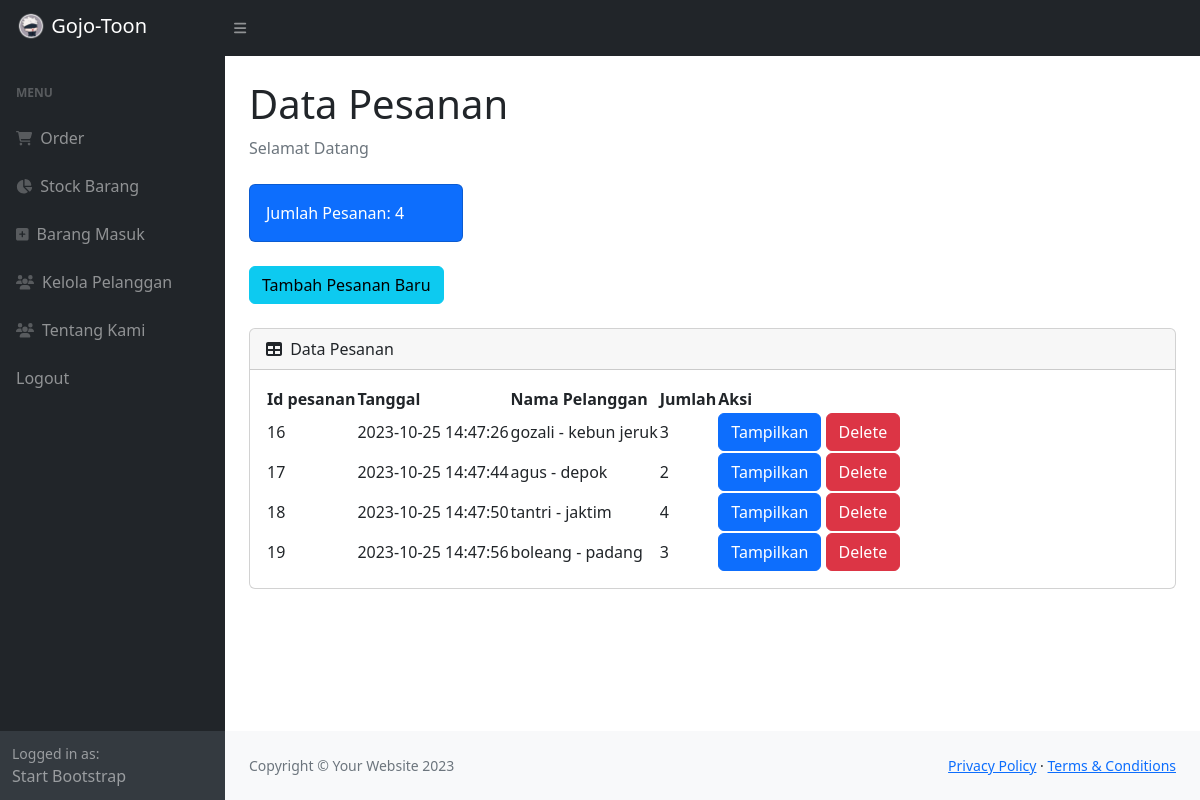
The app's page /index.php (signed in) with its own data.
### tables this page shows
CREATE TABLE `pesanan` (
  `idorder` int(11) NOT NULL,
  `tanggal` timestamp NOT NULL DEFAULT current_timestamp(),
  `idpelanggan` int(11) NOT NULL
);

CREATE TABLE `pelanggan` (
  `idpelanggan` int(11) NOT NULL,
  `namapelanggan` varchar(30) NOT NULL,
  `notelp` varchar(15) NOT NULL,
  `alamat` text NOT NULL
);

### index.php (the view, shortened to what this page needs)
<?php
require 'ceklogin.php';
$h1 = mysqli_query($c, "select * from pesanan");
$h2 = mysqli_num_rows($h1);
?>
<!DOCTYPE html>
<html lang="en">
    <head>
        <link href="https://cdn.jsdelivr.net/npm/simple-datatables@7.1.2/dist/style.min.css" rel="stylesheet" />
        <link href="css/styles.css" rel="stylesheet" />
    </head>
    <body class="sb-nav-fixed">
        <nav class="sb-topnav navbar navbar-expand navbar-dark bg-dark">
            <a class="navbar-brand ps-3" href="index.php">
                <img src="./img/Gojo.png" width="30" height="30" class="mb-1" alt="">
                Gojo-Toon
            </a>
            <button class="btn btn-link btn-sm order-1 order-lg-0 me-4 me-lg-0" id="sidebarToggle" href="#!"><i class="fas fa-bars"></i></button>
        </nav>
        <div id="layoutSidenav">
            <div id="layoutSidenav_nav">
                <nav class="sb-sidenav accordion sb-sidenav-dark" id="sidenavAccordion">
                    <div class="sb-sidenav-menu">
                        <div class="nav">
                            <div class="sb-sidenav-menu-heading">MENU</div>
                            <a class="nav-link" href="index.php">
                                <div class="sb-nav-link-icon"><i class="fa fa-shopping-cart"></i></div>
                                Order
                            </a>
                            <a class="nav-link" href="stock.php">
                                <div class="sb-nav-link-icon"><i class="fa fa-pie-chart"></i></div>
                                Stock Barang
                            </a>
                            <a class="nav-link" href="masuk.php">
                                <div class="sb-nav-link-icon"><i class="fa fa-plus-square"></i></div>
                                Barang Masuk
                            </a>
                            <a class="nav-link" href="pelanggan.php">
                                <div class="sb-nav-link-icon"><i class="fa fa-users"></i></div>
                                Kelola Pelanggan
                            </a>
                            <a class="nav-link" href="about.php">
                                <div class="sb-nav-link-icon"><i class="fa fa-users"></i></div>
                                Tentang Kami
                            </a>
                            <a class="nav-link" href="logout.php">
                                Logout
                            </a>
                        </div>
                    </div>
                    <div class="sb-sidenav-footer">
                        <div class="small">Logged in as:</div>
                        Start Bootstrap
                    </div>
                </nav>
            </div>
            <div id="layoutSidenav_content">
                <main>
                    <div class="container-fluid px-4">
                        <h1 class="mt-4">Data Pesanan</h1>
                        <ol class="breadcrumb mb-4">
                            <li class="breadcrumb-item active">Selamat Datang</li>
                        </ol>
                        <div class="row">
                            <div class="col-xl-3 col-md-6">
                                <div class="card bg-primary text-white mb-4">
                                    <div class="card-body">Jumlah Pesanan: <?=$h2;?></div>
                                </div>
                            </div>
                        </div>
                        <button type="button" class="btn btn-info mb-4" data-bs-toggle="modal" data-bs-target="#myModal">
                            Tambah Pesanan Baru
                        </button>
                        <div class="card mb-4">
                            <div class="card-header">
                                <i class="fas fa-table me-1"></i>
                                Data Pesanan
                            </div>
                            <div class="card-body">
                                <table id="datatablesSimple">
                                    <thead>
                                        <tr>
                                            <th>Id pesanan</th>
                                            <th>Tanggal</th>
                                            <th>Nama Pelanggan</th>
                                            <th>Jumlah</th>
                                            <th>Aksi</th>
                                        </tr>
                                    </thead>
                                    <tbody>
                                        <?php
                                        $get = mysqli_query($c,"select * from pesanan p, pelanggan pl where p.idpelanggan=pl.idpelanggan");
                                        while($p=mysqli_fetch_array($get)){
                                            $idorder = $p['idorder'];
                                            $tanggal = $p['tanggal'];
                                            $namapelanggan = $p['namapelanggan'];
                                            $alamat = $p['alamat'];
                                            $hitungjumlah = mysqli_query($c,"select * from detailpesanan where idpesanan='$idorder'");
                                            $jumlah = mysqli_num_rows($hitungjumlah);
                                        ?>
                                            <tr>
                                                <td><?=$idorder;?></td>
                                                <td><?=$tanggal;?></td>
                                                <td><?=$namapelanggan;?> - <?=$alamat;?></td>
                                                <td><?=$jumlah;?></td>
                                                <td>
                                                    <a href="view.php?idp=<?=$idorder;?>" class="btn btn-primary" target="blank">
                                                        Tampilkan
                                                    </a>
                                                    <button type="button" class="btn btn-danger" data-bs-toggle="modal" data-bs-target="#delete<?=$idorder;?>">
                                                        Delete
                                                    </button>
                                                </td>
                                            </tr>
                                        <?php
                                        };
                                        ?>
                                    </tbody>
                                </table>
                            </div>
                        </div>
                    </div>
                </main>
                <footer class="py-4 bg-light mt-auto">
                    <div class="container-fluid px-4">
                        <div class="d-flex align-items-center justify-content-between small">
                            <div class="text-muted">Copyright &copy; Your Website 2023</div>
                            <div>
                                <a href="#">Privacy Policy</a>
                                &middot;
                                <a href="#">Terms &amp; Conditions</a>
                            </div>
                        </div>
                    </div>
                </footer>
            </div>
        </div>
    </body>
</html>

### records on screen
pesanan: idorder "16", tanggal "2023-10-25 14:47:26", idpelanggan.namapelanggan "gozali", idpelanggan.alamat "kebun jeruk", jumlah "3"
pesanan: idorder "17", tanggal "2023-10-25 14:47:44", idpelanggan.namapelanggan "agus", idpelanggan.alamat "depok", jumlah "2"
pesanan: idorder "18", tanggal "2023-10-25 14:47:50", idpelanggan.namapelanggan "tantri", idpelanggan.alamat "jaktim", jumlah "4"
pesanan: idorder "19", tanggal "2023-10-25 14:47:56", idpelanggan.namapelanggan "boleang", idpelanggan.alamat "padang", jumlah "3"

### other values on screen
$h2 "4"
